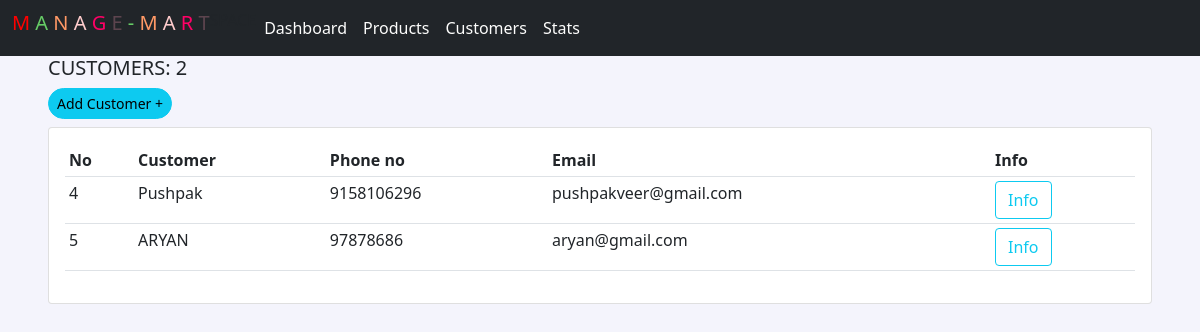
Screenshot of /stats/ with the database file from the repository.
### accounts/models.py (models this page shows, shortened)
class Customer(models.Model):
    name=models.CharField(max_length=200 , null=True)
    phone=models.CharField(max_length=200 , null=True)
    email=models.CharField(max_length=200 , null=True)
    date_created=models.DateTimeField(auto_now_add=True, null=True)

### accounts/views.py (the view)
# urls.py: path('stats/',views.customers_list,name='customers_list'),
def customers_list(request):
    customers=Customer.objects.all()
    total_customer=customers.count()
    context={'customers':customers,'total_customers':total_customer,}
    return render(request,'accounts/customers_list.html',context)

### accounts/templates/accounts/customers_list.html
{% extends 'accounts/main.html' %}
{% block content %}
<div class="row">
	<div class="col-md mx-5">
		<h5>CUSTOMERS: {{total_customers}}</h5>
            <a class='btn btn-sm btn-info rounded-pill'href="{% url 'customer_form' %}">Add Customer +</a>
            <div class="card card-body my-2">
			<table class="table table-sm">
				<tr>
				    <th>No</th>
					<th>Customer</th>
					<th>Phone no</th>
                    <th>Email</th>
                    <th>Info</th>
				</tr>
				{% for customer in customers%}
				<tr>
				    <td>{{customer.id}}</td>
					<td>{{customer.name}}</td>
					<td>{{customer.phone}}</td>
                    <td>{{customer.email}}</td>
                    <td><a class="btn btn-outline-info" href="{% url 'customer' customer.id %}">Info</a></td>
				</tr>
				{% endfor %}
			</table>
		</div>
	</div>
    {% endblock %}

### static/css/main.css (style rules this page uses)
body { background-color:#f4f4fc; }

### rows the page displays
Customer: id "4", name "Pushpak", phone "9158106296", email "pushpakveer@gmail.com"
Customer: id "5", name "ARYAN", phone "97878686", email "aryan@gmail.com"

### other values shown
{{ total_customers }} "2"
